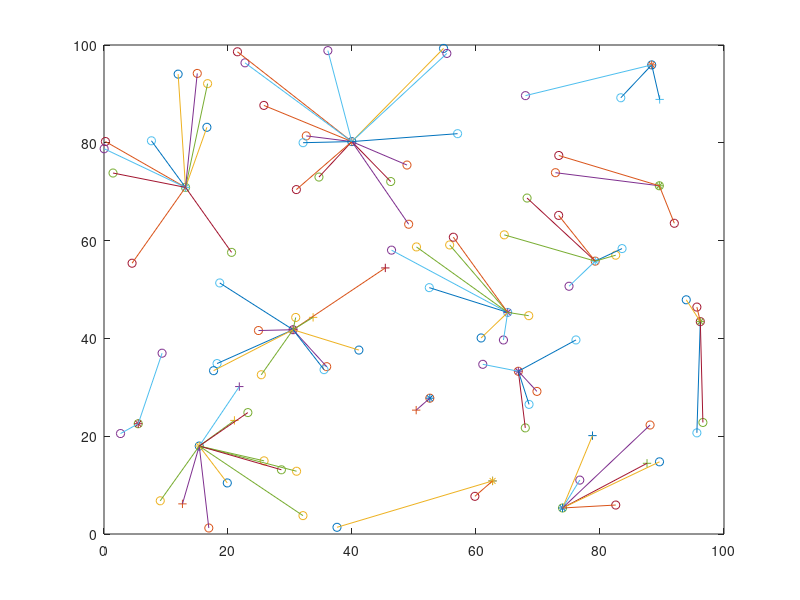

Write MATLAB code to recreate this figure.
%dimenion of the field
clear;
xm=100;
ym=100;
energy_value = 0;
numofnodes = 0;
corrupted  = 0;
energy_value_z  = 0;

% position of the base station/sink
sink.x = 50;
sink.y = 50;

n = 100; %number of nodes
p = 0.1; %election probability of cluster head
E0 = 0.5; %initial energy of the nodes
ETX = 50*0.000000001;
ERX = 50*0.000000001;

%Transmit amplifier types
Efs = 10*0.00000000001;
Emp = 0.0013*0.00000000001;

%Data Aggregation energy
EDA = 5*0.000000001;

%Values for heterogeneity
m=0.1;
a=1;

rmax = 1000; %Maximum number of rounds


d0 = sqrt(Efs/Emp);

%Creation of random sensor network
figure(1);
for i=1:n
    S(i).xd = rand(1,1)*xm;
    XR(i) = S(i).xd;
    S(i).yd = rand(1,1)*ym;
    YR(i) = S(i).yd;
    S(i).G = 0; %initially no node belongs to any group
    %Initially there are no cluster heads
    S(i).type = 'N';
    
    temp_rnd0 = i;
    
    %Random election of normal nodes
    if (temp_rnd0>=m*n+1)
        S(i).E = E0;
        S(i).ENERGY = 0;
        plot(S(i).xd,S(i).yd,'o');
        hold on;
    end
    
    %Random election of advanced nodes
    if(temp_rnd0<m*n+1)
        S(i).E = E0;
        S(i).ENERGY = 1;
        plot(S(i).xd,S(i).yd,'+');
        hold on;
    end
end

S(n+1).xd = sink.x;
S(n+1).yd = sink.y;

plot(S(n+1).xd,S(n+1).yd,'x');

%First iteration
figure(1);

%counter for cluster heads
countch = 0;
rcountch = 0; %CH counter per round
cluster = 1;

countch;
rcountch = rcountch+countch;
flag_first_dead = 0;

for r=0:1:rmax
    
    %operation of epoch
    if(mod(r,round(1/p)) == 0)
        for i=1:n
            S(i).G = 0;
            S(i).c1 = 0;
        end
    end
end
hold off;

dead = 0; %nodes
dead_a = 0; %advanced nodes
dead_n = 0; %normal nodes

packets_to_BS = 0; 
packets_to_CH = 0;

%packets per round
packets_to_CH(r+1) = 0;
packets_to_BS(r+1) = 0;

figure(1);

for i=1:n
    %checking whether a dead node
    if(S(i).E<=0)
        plot(S(i).xd,S(i).yd,'red .');
        dead = dead+1;
        if(S(i).ENERGY==1)
            dead_a = dead_a+1;
        end
        if(S(i).ENERGY ==0)
            dead_n = dead_n+1;
        end
        hold on;
    end


    if S(i).E>0
        S(i).type = 'N';
        if (S(i).ENERGY == 0)
            plot(S(i).xd,S(i).yd,'o');
        end
        if(S(i).ENERGY==1)
            plot(S(i).xd,S(i).yd,'+');
        end
        hold on;
    end
end

stats(r+1).DEAD  = dead;
DEAD(r+1) = dead;

if r+1==1095
    S(i).E = 0;
end

if(dead == 1)
    if(flag_first_dead == 0)
        first_dead = 1;
        flag_first_dead  = 1;
    end
end

countch = 0;
cluster  = 1;
clno = 1;
for i=1:n
    if(S(i).E>0)
        temp_rand = rand;
        if((S(i).G)<=0)
            %Election of cluster heads
            if(temp_rand <= (p/(1-p*mod(r,round(1/p)))))
                countch = countch+1;
                %packets_to_BS = packets_to_BS+1;
                %packets_to_BS(r+1) = packets_to_BS;
                
                S(i).type = 'C';
                S(i).G = round(1/p)-1;
                C(cluster).xd = S(i).xd;
                C(cluster).yd = S(i).yd;
                C(cluster).clusterno = clno;
                clno = clno+1;
                plot(S(i).xd,S(i).yd,'*');
                distance = sqrt((S(i).xd - S(n+1).xd)^2 + (S(i).yd-S(n+1).yd)^2);
                C(cluster).distance = distance;
                C(cluster).id = i;
                X(cluster) = S(i).xd;
                Y(cluster) = S(i).yd;
                cluster  = cluster+1;
                
                %Calculation of energy dissipated
                distance;
                if(distance>d0)
                    S(i).E = S(i).E - ((ETX+EDA)*1000 + Emp*1000*(distance*distance*distance*distance));
                    energy_value = energy_value+((ETX+EDA)*1000 + Emp*1000*(distance*distance*distance*distance));
                end
                if(distance<=d0)
                    S(i).E = S(i).E - ((ETX+EDA)*1000 + Emp*1000*(distance*distance));
                    energy_value = energy_value + ((ETX+EDA)*1000 + Emp*1000*(distance*distance));
                end
            end
        end
    end
end

stats(r+1).CLUSTERHEADS = cluster-1;
CLUSTERS(r+1) = cluster-1;

%Election of associated cluster heads for normal nodes

for i=1:n
    if(S(i).type=='N' & S(i).E>0)
        if(cluster-1>=1)
            min_dis = sqrt((S(i).xd-S(n+1).xd)^2 + (S(i).yd-S(n+1).yd)^2);
            min_dis_cluster = 1;
            for c=1:1:cluster-1
                temp=min(min_dis,sqrt((S(i).xd-C(c).xd)^2 + (S(i).yd-C(c).yd)^2));
                if(temp<min_dis);
                    min_dis = temp;
                    min_dis_cluster = c;
                end  
            end
            
            
            %Energy dissipated by associated cluster heads
            min_dis;
            if(min_dis>d0)
                S(i).E = S(i).E - (ETX*1000 + Emp*1000*(min_dis^4));
                energy_value = energy_value + (ETX*1000 + Emp*1000*(min_dis^4));
            else
                S(i).E = S(i).E - (ETX*1000 + Emp*1000*(min_dis^2));
                energy_value = energy_value + (ETX*1000 + Emp*1000*(min_dis^2));
            end
            
            %Energy dissipated
            if(min_dis>0)
                S(C(min_dis_cluster).id).E = S(C(min_dis_cluster).id).E - ((ERX-EDA)*1000);
                packets_to_CH(r+1) = n-dead-cluster+1;
            end
            S(i).min_dis = min_dis;
            S(i).min_dis_cluster = min_dis_cluster;
        end
    end
end

hold on;
countch;
rcountch = rcountch+countch;


j = 1;
for i=1:n
    mydist = 1000;
    for c=1:cluster-1
        d = sqrt((S(i).xd-C(c).xd)^2 + (S(i).yd-C(c).yd)^2)
        if( d<mydist)
            mydist = d;
            e(j).xd = C(c).xd;
            e(j).yd = C(c).yd;
            e(j).clusterno = C(c).clusterno;
        end
    end
    plot([S(i).xd e(i).xd],[S(i).yd e(i).yd]);
    j = j+1;
end




%Energy dissipation through Z-Score technique
randval = zeros(cluster-1,100);
j=1;
for index=1:cluster-1
    for i=1:n
        if e(i).clusterno == index
            randval(index,j) = rand*500+1; 
            %distance to be kept in an array in order to compute the energy
            %dissipated
            
            j = j+1;
        end
    end
    j=1;
end

j = 1;
for index = 1:cluster-1
    for i = 1:n
        if randval(index,i) == 0
            break;
        else
            numofnodes = numofnodes+1;
        end
    end
    
   mymatrix = zeros(1,numofnodes);
   for i = 1:n
        if randval(index,i) == 0
            break;
        else
            mymatrix(1,j) = randval(index,i);
            j = j+1;
        end
    end
    meanval = mean(mymatrix);
    std_dev = std(mymatrix);
    for i=1:numofnodes
        zscore = abs(mymatrix(1,i) - meanval)/std_dev;
        if zscore>1
            corrupted = corrupted + 1;
        end
    end
    total_packets_sent = 1+corrupted;
    totaldistance = C(index).distance * total_packets_sent;
    
    energy_value_z = energy_value_z + ((ETX+EDA)*1000 + Emp*1000*(totaldistance^2))+(ETX*1000 + Emp*1000*(totaldistance^2));
    
    corrupted = 0;
    j = 1;
    numofnodes = 0;
end

fileid1 = fopen('energy_z.txt' , 'a+');
fprintf(fileid1,'%f\n',energy_value_z);
fclose(fileid1);

fileid = fopen('energy.txt' , 'a+'); %For each round of leach, the energy dissipated is stored in a file.
fprintf(fileid,'%f\n',energy_value);
fclose(fileid);


fileid_c = fopen('no_of_cluster.txt' , 'a+');
fprintf(fileid_c,'%f\n',cluster);
fclose(fileid_c);

energy_for_clustering  = (cluster * (ETX + EDA) * 1000);
energy_for_transmission = energy_value_z - energy_for_clustering;

fileid_ec_z = fopen('energy_clustering_z.txt' , 'a+');
fprintf(fileid_ec_z,'%f\n',energy_for_clustering);
fclose(fileid_ec_z);

fileid_et_z = fopen('energy_transmission_z.txt' , 'a+');
fprintf(fileid_et_z,'%f\n',energy_for_transmission);
fclose(fileid_et_z);

fileid_packets = fopen('packets_sent_z' , 'a+');
fprintf(fileid_packets,'%f\n',total_packets_sent);
fclose(fileid_packets);








    
    
    
            
    

       
    



